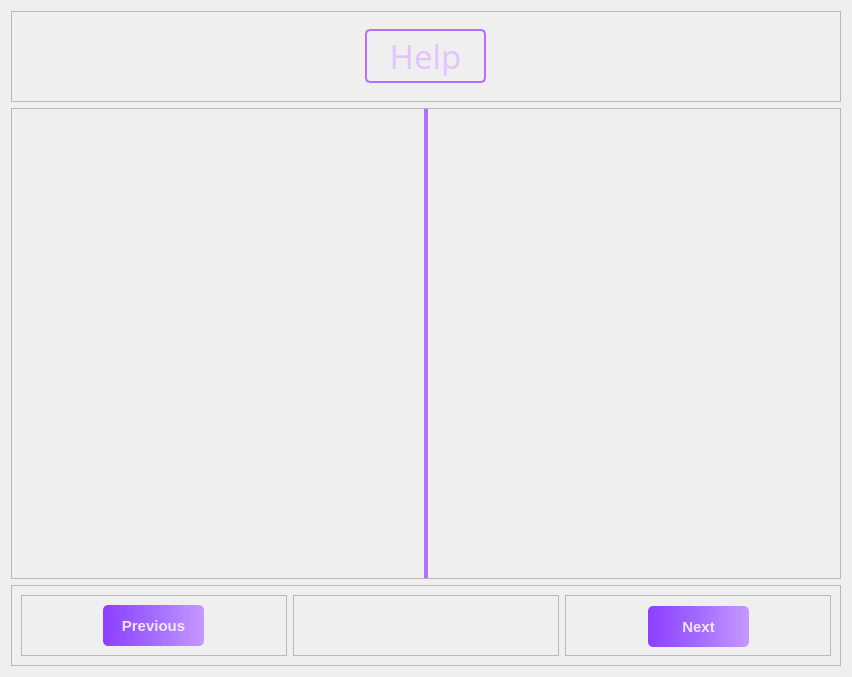
               <widget class="QWidget" name="help_page_2">
                <layout class="QVBoxLayout" name="verticalLayout_30">
                 <item>
                  <widget class="QFrame" name="h_header_2">
                   <property name="minimumSize">
                    <size>
                     <width>0</width>
                     <height>91</height>
                    </size>
                   </property>
                   <property name="maximumSize">
                    <size>
                     <width>830</width>
                     <height>91</height>
                    </size>
                   </property>
                   <property name="frameShape">
                    <enum>QFrame::StyledPanel</enum>
                   </property>
                   <property name="frameShadow">
                    <enum>QFrame::Raised</enum>
                   </property>
                   <layout class="QHBoxLayout" name="horizontalLayout_44">
                    <item>
                     <widget class="QLabel" name="label_14">
                      <property name="minimumSize">
                       <size>
                        <width>121</width>
                        <height>54</height>
                       </size>
                      </property>
                      <property name="maximumSize">
                       <size>
                        <width>121</width>
                        <height>54</height>
                       </size>
                      </property>
                      <property name="font">
                       <font>
                        <family>Swis721 BlkCn BT</family>
                        <pointsize>25</pointsize>
                        <italic>false</italic>
                        <bold>false</bold>
                       </font>
                      </property>
                      <property name="styleSheet">
                       <string notr="true">border: 2px solid #B270FF;
background: transparent;
border-radius: 5px;
padding: 5px;
color: #E4C3FF;
font: 25pt &quot;Swis721 BlkCn BT&quot;;</string>
                      </property>
                      <property name="text">
                       <string>Help</string>
                      </property>
                      <property name="alignment">
                       <set>Qt::AlignCenter</set>
                      </property>
                     </widget>
                    </item>
                   </layout>
                  </widget>
                 </item>
                 <item>
                  <widget class="QFrame" name="h_body_2">
                   <property name="minimumSize">
                    <size>
                     <width>830</width>
                     <height>471</height>
                    </size>
                   </property>
                   <property name="maximumSize">
                    <size>
                     <width>830</width>
                     <height>471</height>
                    </size>
                   </property>
                   <property name="frameShape">
                    <enum>QFrame::StyledPanel</enum>
                   </property>
                   <property name="frameShadow">
                    <enum>QFrame::Raised</enum>
                   </property>
                   <layout class="QHBoxLayout" name="horizontalLayout_47">
                    <property name="leftMargin">
                     <number>0</number>
                    </property>
                    <property name="topMargin">
                     <number>0</number>
                    </property>
                    <property name="rightMargin">
                     <number>0</number>
                    </property>
                    <property name="bottomMargin">
                     <number>0</number>
                    </property>
                    <item alignment="Qt::AlignHCenter">
                     <widget class="QLabel" name="help_2">
                      <property name="sizePolicy">
                       <sizepolicy hsizetype="Expanding" vsizetype="Expanding">
                        <horstretch>0</horstretch>
                        <verstretch>0</verstretch>
                       </sizepolicy>
                      </property>
                      <property name="styleSheet">
                       <string notr="true">border: 2px solid #B270FF;
border-radius: 5px;</string>
                      </property>
                      <property name="text">
                       <string>&lt;html&gt;&lt;head/&gt;&lt;body&gt;&lt;p&gt;&lt;img src=&quot;:/help_img/help_img/sidebar_tuts.png&quot;/&gt;&lt;/p&gt;&lt;/body&gt;&lt;/html&gt;</string>
                      </property>
                      <property name="alignment">
                       <set>Qt::AlignCenter</set>
                      </property>
                     </widget>
                    </item>
                   </layout>
                  </widget>
                 </item>
                 <item>
                  <widget class="QFrame" name="h_footer_2">
                   <property name="minimumSize">
                    <size>
                     <width>830</width>
                     <height>81</height>
                    </size>
                   </property>
                   <property name="maximumSize">
                    <size>
                     <width>830</width>
                     <height>81</height>
                    </size>
                   </property>
                   <property name="frameShape">
                    <enum>QFrame::StyledPanel</enum>
                   </property>
                   <property name="frameShadow">
                    <enum>QFrame::Raised</enum>
                   </property>
                   <layout class="QHBoxLayout" name="horizontalLayout_45">
                    <item>
                     <widget class="QFrame" name="frame_34">
                      <property name="frameShape">
                       <enum>QFrame::StyledPanel</enum>
                      </property>
                      <property name="frameShadow">
                       <enum>QFrame::Raised</enum>
                      </property>
                      <layout class="QHBoxLayout" name="horizontalLayout_46">
                       <item>
                        <widget class="QPushButton" name="prev_1">
                         <property name="minimumSize">
                          <size>
                           <width>101</width>
                           <height>41</height>
                          </size>
                         </property>
                         <property name="maximumSize">
                          <size>
                           <width>101</width>
                           <height>41</height>
                          </size>
                         </property>
                         <property name="font">
                          <font>
                           <pointsize>11</pointsize>
                           <bold>true</bold>
                          </font>
                         </property>
                         <property name="cursor">
                          <cursorShape>PointingHandCursor</cursorShape>
                         </property>
                         <property name="styleSheet">
                          <string notr="true">QPushButton {
    background: qlineargradient(x1:0, y1:0, x2:1, y2:0, stop:0 #8D3EFF, stop:0.5 #A26BFF, stop:1 #C798FF);
    color: rgba(255, 255, 255, 210);
    border-radius: 5px;
}

QPushButton:hover {
    background: qlineargradient(x1:0, y1:0, x2:1, y2:0, stop:0 #B270FF, stop:0.5 #C89DFF, stop:1 #E4C3FF);
}

QPushButton:pressed {
    padding-left: 5px;
    padding-top: 5px;
    background-color: #C795FF; /* Suggested lighter pressed color */
}
</string>
                         </property>
                         <property name="text">
                          <string>Previous</string>
                         </property>
                         <property name="checkable">
                          <bool>false</bool>
                         </property>
                         <property name="checked">
                          <bool>false</bool>
                         </property>
                        </widget>
                       </item>
                      </layout>
                     </widget>
                    </item>
                    <item>
                     <widget class="QFrame" name="frame_35">
                      <property name="frameShape">
                       <enum>QFrame::StyledPanel</enum>
                      </property>
                      <property name="frameShadow">
                       <enum>QFrame::Raised</enum>
                      </property>
                     </widget>
                    </item>
                    <item>
                     <widget class="QFrame" name="frame_36">
                      <property name="frameShape">
                       <enum>QFrame::StyledPanel</enum>
                      </property>
                      <property name="frameShadow">
                       <enum>QFrame::Raised</enum>
                      </property>
                      <widget class="QPushButton" name="help_next_2">
                       <property name="geometry">
                        <rect>
                         <x>83</x>
                         <y>11</y>
                         <width>101</width>
                         <height>41</height>
                        </rect>
                       </property>
                       <property name="minimumSize">
                        <size>
                         <width>101</width>
                         <height>41</height>
                        </size>
                       </property>
                       <property name="maximumSize">
                        <size>
                         <width>101</width>
                         <height>41</height>
                        </size>
                       </property>
                       <property name="font">
                        <font>
                         <pointsize>11</pointsize>
                         <bold>true</bold>
                        </font>
                       </property>
                       <property name="cursor">
                        <cursorShape>PointingHandCursor</cursorShape>
                       </property>
                       <property name="styleSheet">
                        <string notr="true">QPushButton {
    background: qlineargradient(x1:0, y1:0, x2:1, y2:0, stop:0 #8D3EFF, stop:0.5 #A26BFF, stop:1 #C798FF);
    color: rgba(255, 255, 255, 210);
    border-radius: 5px;
}

QPushButton:hover {
    background: qlineargradient(x1:0, y1:0, x2:1, y2:0, stop:0 #B270FF, stop:0.5 #C89DFF, stop:1 #E4C3FF);
}

QPushButton:pressed {
    padding-left: 5px;
    padding-top: 5px;
    background-color: #C795FF; /* Suggested lighter pressed color */
}
</string>
                       </property>
                       <property name="text">
                        <string>Next</string>
                       </property>
                       <property name="checkable">
                        <bool>false</bool>
                       </property>
                       <property name="checked">
                        <bool>false</bool>
                       </property>
                      </widget>
                     </widget>
                    </item>
                   </layout>
                  </widget>
                 </item>
                </layout>
               </widget>
